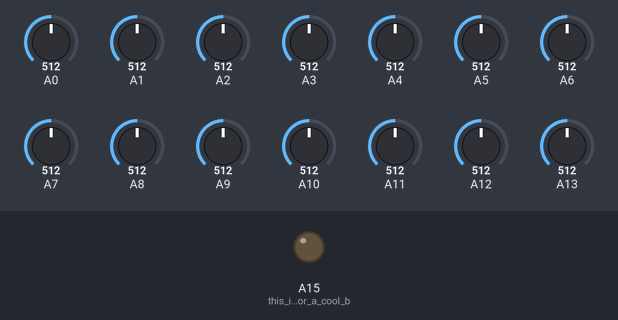
This sketch was run on a simulated Arduino Mega 2560, built with avr-gcc and run on an emulated ATmega2560. On the bench: output pins drawn as LEDs (lit = HIGH). The inputs (shaded band) are chosen by the test bench; at power-on: A0 = 512, A1 = 512, A2 = 512, A3 = 512, A4 = 512, A5 = 512, A6 = 512, A7 = 512, A8 = 512, A9 = 512, A10 = 512, A11 = 512, A12 = 512, A13 = 512. What the sketch prints to the serial monitor is not drawn.

Above: at 1.2 s.
1.3 s: A0 set to 716
At 2.4 s:
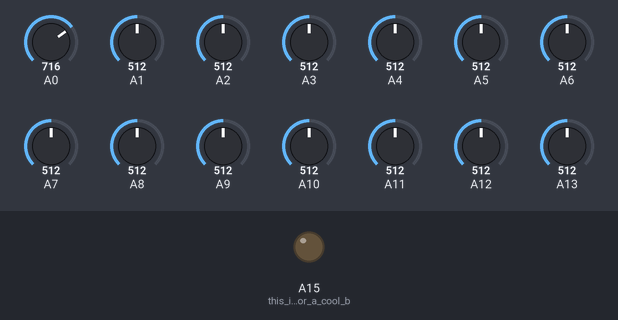
2.8 s: A1 set to 716
At 3.9 s:
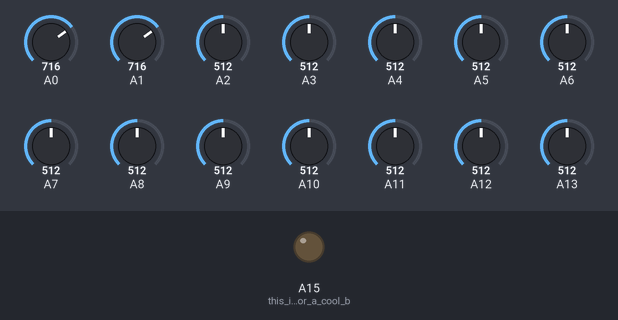
4.3 s: A2 set to 716
At 5.2 s:
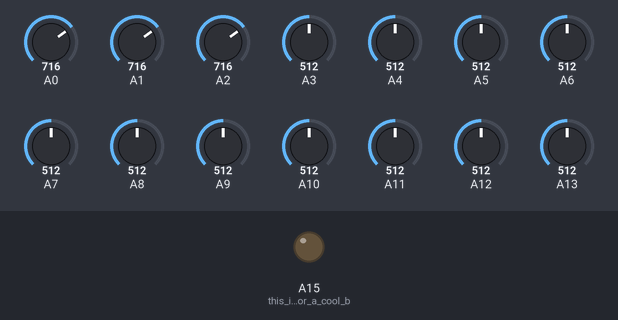
5.8 s: A3 set to 716
At 6.5 s:
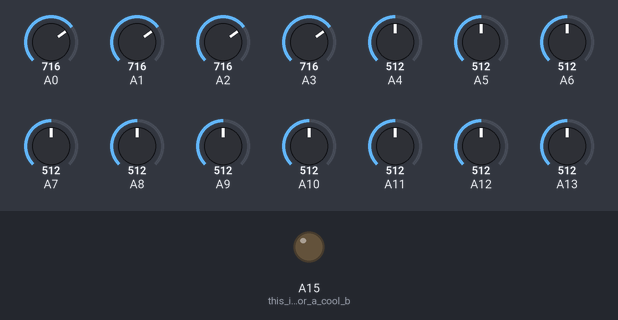
7.3 s: A4 set to 716
At 7.7 s:
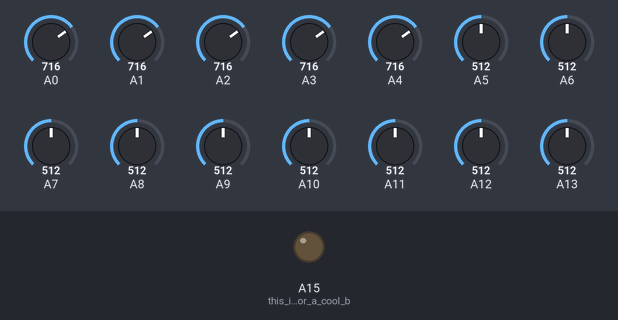
8.8 s: A5 set to 716
At 9.2 s:
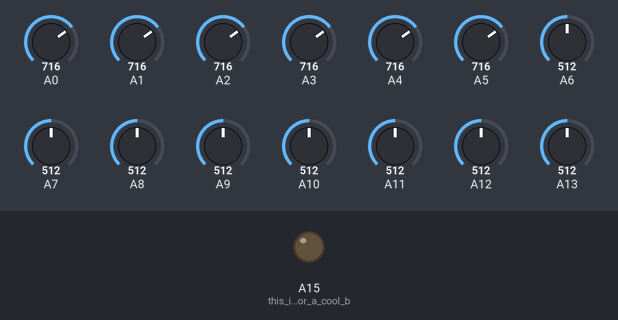
Timing chart, 0 to 11.3 s (numbered marks = the images above; inputs shaded):
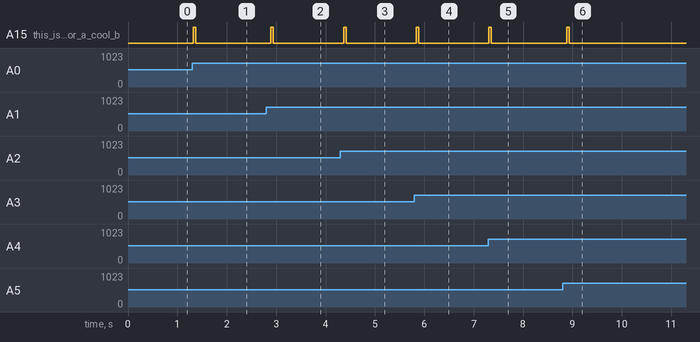

The sketch:

YAAMC.ino
```cpp
/*
 * Here is the code to make Arduino control 14 potentiometers.
 * Potentiometers don't give a stable value so we need to make it a little bit more stable.
 * You will see more details down below the code.
 */

int sensorValue = 0;

/*
Let's declare some variables as int - Arduino reads values from 0 to 1023.
MIDI CC accetps values from 0 to 127 so the value we read from potentiometers (pots) needs to be
divided by 8 later on
*/

int ledBright = 0;
int firstRun = 0;
int potValue0cur = 0;
int potValue1cur = 0;
int potValue2cur = 0;
int potValue3cur = 0;
int potValue4cur = 0;
int potValue5cur = 0;
int potValue6cur = 0;
int potValue7cur = 0;
int potValue8cur = 0;
int potValue9cur = 0;
int potValue10cur = 0;
int potValue11cur = 0;
int potValue12cur = 0;
int potValue13cur = 0;

int midiChan = 176;

void setup()
{
  /*
  Here we are declaring INPUTS and OUTPUTS
  */
  pinMode(A0, INPUT);
  pinMode(A1, INPUT);
  pinMode(A2, INPUT);
  pinMode(A3, INPUT);
  pinMode(A4, INPUT);
  pinMode(A5, INPUT);
  pinMode(A6, INPUT);
  pinMode(A7, INPUT);
  pinMode(A8, INPUT);
  pinMode(A9, INPUT);
  pinMode(A10, INPUT);
  pinMode(A11, INPUT);
  pinMode(A12, INPUT);
  pinMode(A13, INPUT);
  pinMode(A15, OUTPUT); //this is just for a cool blue LED tha could have been a digital out but hey, let's use just one side of the board.

/*
 * There are different ways to send MIDI to your DAW: you can use Hairless MIDI Serial
 * (a software that will run on your laptop) OR flashing Arduino USB controller.
 * I decided to go for Hairless - is a little simpler but, most important, is way more convenient to use and debug.
 * If you decide to flash your USB Controller, set Serial.begin(31250)*/

  Serial.begin(9600); /* Don't forget to set Hairless to 9600 too!*/
}

void loop()
{
  /*
   * We want to send the signal only when the pot changes its value so what I do is:
   * - reading the previous value from a potentiometer
   * - reading the current value using analogRead()
   */
  int potValue0prev = potValue0cur;
  potValue0cur = analogRead(A0);

  int potValue1prev = potValue1cur;
  potValue1cur = analogRead(A1);

  int potValue2prev = potValue2cur;
  potValue2cur = analogRead(A2);

  int potValue3prev = potValue3cur;
  potValue3cur = analogRead(A3);

  int potValue4prev = potValue4cur;
  potValue4cur = analogRead(A4);

  int potValue5prev = potValue5cur;
  potValue5cur = analogRead(A5);

  int potValue6prev = potValue6cur;
  potValue6cur = analogRead(A6);

  int potValue7prev = potValue7cur;
  potValue7cur = analogRead(A7);

  int potValue8prev = potValue8cur;
  potValue8cur = analogRead(A8);

  int potValue9prev = potValue9cur;
  potValue9cur = analogRead(A9);

  int potValue10prev = potValue10cur;
  potValue10cur = analogRead(A10);

  int potValue11prev = potValue11cur;
  potValue11cur = analogRead(A11);

  int potValue12prev = potValue12cur;
  potValue12cur = analogRead(A12);

  int potValue13prev = potValue13cur;
  potValue13cur = analogRead(A13);

/*
 * Now that I have all the values from all the pots, I'm gonna send the values to a function.
 *
 * analogPinMidiTX needs 3 arguments:
 * - the channel of the CC you want to send
 * - current value we collected before
 * - previous value we collected before
 *
 * At the beginning I wanted to avoid to send ANY CC signal by just reading the values not a big problem, just due diligence.
 *
 * jump to the next block to see what the function does
*/
if (firstRun > 0){
  analogPinMidiTX(1,potValue0cur,potValue0prev);
  analogPinMidiTX(2,potValue1cur,potValue1prev);
  analogPinMidiTX(3,potValue2cur,potValue2prev);
  analogPinMidiTX(4,potValue3cur,potValue3prev);
  analogPinMidiTX(5,potValue4cur,potValue4prev);
  analogPinMidiTX(6,potValue5cur,potValue5prev);
  analogPinMidiTX(7,potValue6cur,potValue6prev);
  analogPinMidiTX(8,potValue7cur,potValue7prev);
  analogPinMidiTX(9,potValue8cur,potValue8prev);
  analogPinMidiTX(10,potValue9cur,potValue9prev);
  analogPinMidiTX(11,potValue10cur,potValue10prev);
  analogPinMidiTX(12,potValue11cur,potValue11prev);
  analogPinMidiTX(13,potValue12cur,potValue12prev);
  analogPinMidiTX(14,potValue13cur,potValue13prev);
}
  delay(100);
  firstRun = 1;

}

/*
 * This funcion checks the two values we pass (to check if they have changed from the previous read).
 * If it changed and the value of the difference |mod| is bigger than 1 (~4mV) we will will check if
 * if the midi value is the same as before so that we don't send the same value twice.
 * Not a problem but it avoids to flood the DAW.
*/

void analogPinMidiTX(int control, int iVal, int iValPrev)
{
  if(iValPrev != iVal){
    if(abs(iValPrev - iVal) > 1){
      if (iValPrev/8 != iVal/8){
        midiSend(midiChan, control, iVal/8);
      }
     }
   }
}

/*
 *  This function is a pure sender: it needs which MIDI (NOT CC!!) - 176 means you are sending a CC and not a NOTE, for example.
 *  - then we send which CC channel we want to use
 *  - finally the value we want to send.
 *  the last three lines
*/
void midiSend(byte cc_code, byte control_num, byte value)
{
   Serial.flush();
   Serial.write(cc_code);
   Serial.write(control_num);
   Serial.write(value);
   blinkLed();
}

void blinkLed(){
   analogWrite(A15,255);
   delay(50);
   analogWrite(A15,0);
  }
```

Measured:
- after the input at 1.3 s, A15 (this_is_just_for_a_cool_b): LOW → HIGH at once, → LOW 0.05 s later
- after the input at 2.8 s, A15 (this_is_just_for_a_cool_b): LOW → HIGH after 0.10 s, → LOW 0.05 s later
- after the input at 4.3 s, A15 (this_is_just_for_a_cool_b): LOW → HIGH after 0.07 s, → LOW 0.05 s later
- after the input at 5.8 s, A15 (this_is_just_for_a_cool_b): LOW → HIGH at once, → LOW 0.05 s later
- after the input at 7.3 s, A15 (this_is_just_for_a_cool_b): LOW → HIGH at once, → LOW 0.05 s later
- after the input at 8.8 s, A15 (this_is_just_for_a_cool_b): LOW → HIGH after 0.08 s, → LOW 0.05 s later
